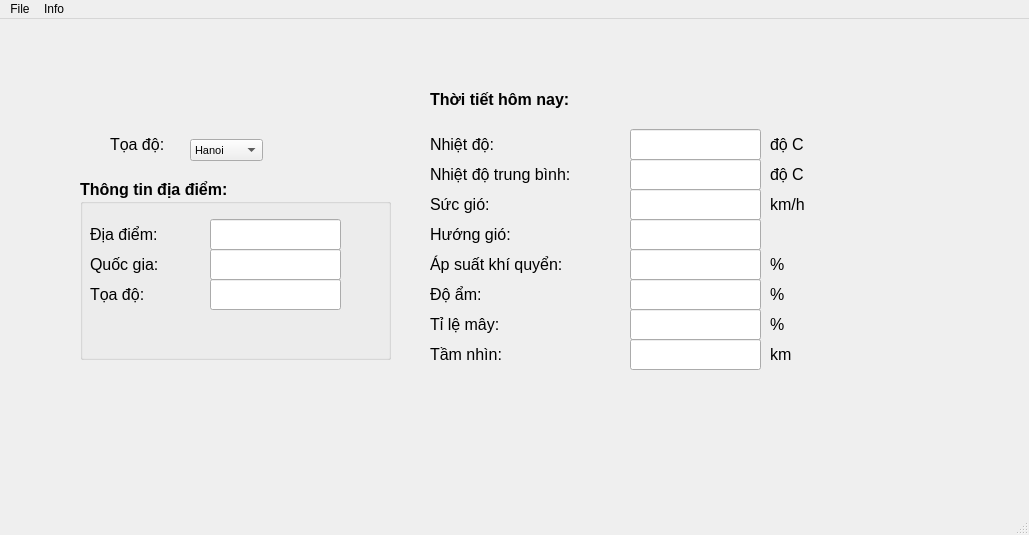
<?xml version="1.0" encoding="UTF-8"?>
<ui version="4.0">
 <class>MainWindow</class>
 <widget class="QMainWindow" name="MainWindow">
  <property name="geometry">
   <rect>
    <x>0</x>
    <y>0</y>
    <width>1029</width>
    <height>535</height>
   </rect>
  </property>
  <property name="windowTitle">
   <string>MainWindow</string>
  </property>
  <widget class="QWidget" name="centralwidget">
   <widget class="QLabel" name="label">
    <property name="geometry">
     <rect>
      <x>110</x>
      <y>110</y>
      <width>81</width>
      <height>31</height>
     </rect>
    </property>
    <property name="font">
     <font>
      <pointsize>12</pointsize>
     </font>
    </property>
    <property name="text">
     <string>Tọa độ:</string>
    </property>
   </widget>
   <widget class="QComboBox" name="comboBox_toa_do">
    <property name="geometry">
     <rect>
      <x>190</x>
      <y>120</y>
      <width>73</width>
      <height>22</height>
     </rect>
    </property>
    <property name="font">
     <font>
      <pointsize>8</pointsize>
     </font>
    </property>
    <item>
     <property name="text">
      <string>Hanoi</string>
     </property>
    </item>
    <item>
     <property name="text">
      <string>TP HCM</string>
     </property>
    </item>
   </widget>
   <widget class="QGroupBox" name="groupBox">
    <property name="geometry">
     <rect>
      <x>80</x>
      <y>160</y>
      <width>311</width>
      <height>181</height>
     </rect>
    </property>
    <property name="font">
     <font>
      <pointsize>12</pointsize>
      <weight>75</weight>
      <bold>true</bold>
     </font>
    </property>
    <property name="title">
     <string>Thông tin địa điểm:</string>
    </property>
    <widget class="QLabel" name="label_2">
     <property name="geometry">
      <rect>
       <x>10</x>
       <y>40</y>
       <width>91</width>
       <height>31</height>
      </rect>
     </property>
     <property name="font">
      <font>
       <pointsize>12</pointsize>
       <weight>50</weight>
       <bold>false</bold>
      </font>
     </property>
     <property name="text">
      <string>Địa điểm:</string>
     </property>
    </widget>
    <widget class="QLineEdit" name="lineEdit_location">
     <property name="geometry">
      <rect>
       <x>130</x>
       <y>40</y>
       <width>131</width>
       <height>31</height>
      </rect>
     </property>
     <property name="font">
      <font>
       <pointsize>13</pointsize>
      </font>
     </property>
     <property name="text">
      <string/>
     </property>
    </widget>
    <widget class="QLineEdit" name="lineEdit_nation">
     <property name="geometry">
      <rect>
       <x>130</x>
       <y>70</y>
       <width>131</width>
       <height>31</height>
      </rect>
     </property>
     <property name="font">
      <font>
       <pointsize>13</pointsize>
      </font>
     </property>
     <property name="text">
      <string/>
     </property>
    </widget>
    <widget class="QLineEdit" name="lineEdit_coordinates">
     <property name="geometry">
      <rect>
       <x>130</x>
       <y>100</y>
       <width>131</width>
       <height>31</height>
      </rect>
     </property>
     <property name="font">
      <font>
       <pointsize>13</pointsize>
      </font>
     </property>
     <property name="text">
      <string/>
     </property>
    </widget>
    <widget class="QLabel" name="label_3">
     <property name="geometry">
      <rect>
       <x>10</x>
       <y>70</y>
       <width>91</width>
       <height>31</height>
      </rect>
     </property>
     <property name="font">
      <font>
       <pointsize>12</pointsize>
       <weight>50</weight>
       <bold>false</bold>
      </font>
     </property>
     <property name="text">
      <string>Quốc gia:</string>
     </property>
    </widget>
    <widget class="QLabel" name="label_4">
     <property name="geometry">
      <rect>
       <x>10</x>
       <y>100</y>
       <width>91</width>
       <height>31</height>
      </rect>
     </property>
     <property name="font">
      <font>
       <pointsize>12</pointsize>
       <weight>50</weight>
       <bold>false</bold>
      </font>
     </property>
     <property name="text">
      <string>Tọa độ:</string>
     </property>
    </widget>
   </widget>
   <widget class="QLineEdit" name="lineEdit_wind_power">
    <property name="geometry">
     <rect>
      <x>630</x>
      <y>170</y>
      <width>131</width>
      <height>31</height>
     </rect>
    </property>
    <property name="font">
     <font>
      <pointsize>13</pointsize>
     </font>
    </property>
    <property name="text">
     <string/>
    </property>
   </widget>
   <widget class="QLineEdit" name="lineEdit_average_temperature">
    <property name="geometry">
     <rect>
      <x>630</x>
      <y>140</y>
      <width>131</width>
      <height>31</height>
     </rect>
    </property>
    <property name="font">
     <font>
      <pointsize>13</pointsize>
     </font>
    </property>
    <property name="text">
     <string/>
    </property>
   </widget>
   <widget class="QLineEdit" name="lineEdit_temperature">
    <property name="geometry">
     <rect>
      <x>630</x>
      <y>110</y>
      <width>131</width>
      <height>31</height>
     </rect>
    </property>
    <property name="font">
     <font>
      <pointsize>13</pointsize>
     </font>
    </property>
    <property name="text">
     <string/>
    </property>
   </widget>
   <widget class="QLabel" name="label_5">
    <property name="geometry">
     <rect>
      <x>430</x>
      <y>60</y>
      <width>221</width>
      <height>41</height>
     </rect>
    </property>
    <property name="font">
     <font>
      <pointsize>12</pointsize>
      <weight>75</weight>
      <bold>true</bold>
     </font>
    </property>
    <property name="text">
     <string>Thời tiết hôm nay:</string>
    </property>
   </widget>
   <widget class="QLabel" name="label_6">
    <property name="geometry">
     <rect>
      <x>430</x>
      <y>110</y>
      <width>191</width>
      <height>31</height>
     </rect>
    </property>
    <property name="font">
     <font>
      <pointsize>12</pointsize>
     </font>
    </property>
    <property name="text">
     <string>Nhiệt độ:</string>
    </property>
   </widget>
   <widget class="QLabel" name="label_7">
    <property name="geometry">
     <rect>
      <x>430</x>
      <y>140</y>
      <width>191</width>
      <height>31</height>
     </rect>
    </property>
    <property name="font">
     <font>
      <pointsize>12</pointsize>
     </font>
    </property>
    <property name="text">
     <string>Nhiệt độ trung bình:</string>
    </property>
   </widget>
   <widget class="QLineEdit" name="lineEdit_humidity">
    <property name="geometry">
     <rect>
      <x>630</x>
      <y>260</y>
      <width>131</width>
      <height>31</height>
     </rect>
    </property>
    <property name="font">
     <font>
      <pointsize>13</pointsize>
     </font>
    </property>
    <property name="text">
     <string/>
    </property>
   </widget>
   <widget class="QLineEdit" name="lineEdit_atmospheric_pressure">
    <property name="geometry">
     <rect>
      <x>630</x>
      <y>230</y>
      <width>131</width>
      <height>31</height>
     </rect>
    </property>
    <property name="font">
     <font>
      <pointsize>13</pointsize>
     </font>
    </property>
    <property name="text">
     <string/>
    </property>
   </widget>
   <widget class="QLineEdit" name="lineEdit_wind_direction">
    <property name="geometry">
     <rect>
      <x>630</x>
      <y>200</y>
      <width>131</width>
      <height>31</height>
     </rect>
    </property>
    <property name="font">
     <font>
      <pointsize>13</pointsize>
     </font>
    </property>
    <property name="text">
     <string/>
    </property>
   </widget>
   <widget class="QLabel" name="label_8">
    <property name="geometry">
     <rect>
      <x>430</x>
      <y>200</y>
      <width>191</width>
      <height>31</height>
     </rect>
    </property>
    <property name="font">
     <font>
      <pointsize>12</pointsize>
     </font>
    </property>
    <property name="text">
     <string>Hướng gió:</string>
    </property>
   </widget>
   <widget class="QLabel" name="label_9">
    <property name="geometry">
     <rect>
      <x>430</x>
      <y>170</y>
      <width>191</width>
      <height>31</height>
     </rect>
    </property>
    <property name="font">
     <font>
      <pointsize>12</pointsize>
     </font>
    </property>
    <property name="text">
     <string>Sức gió:</string>
    </property>
   </widget>
   <widget class="QLabel" name="label_10">
    <property name="geometry">
     <rect>
      <x>430</x>
      <y>230</y>
      <width>191</width>
      <height>31</height>
     </rect>
    </property>
    <property name="font">
     <font>
      <pointsize>12</pointsize>
     </font>
    </property>
    <property name="text">
     <string>Áp suất khí quyển:</string>
    </property>
   </widget>
   <widget class="QLabel" name="label_11">
    <property name="geometry">
     <rect>
      <x>430</x>
      <y>260</y>
      <width>191</width>
      <height>31</height>
     </rect>
    </property>
    <property name="font">
     <font>
      <pointsize>12</pointsize>
     </font>
    </property>
    <property name="text">
     <string>Độ ẩm:</string>
    </property>
   </widget>
   <widget class="QLineEdit" name="lineEdit_vision">
    <property name="geometry">
     <rect>
      <x>630</x>
      <y>320</y>
      <width>131</width>
      <height>31</height>
     </rect>
    </property>
    <property name="font">
     <font>
      <pointsize>13</pointsize>
     </font>
    </property>
    <property name="text">
     <string/>
    </property>
   </widget>
   <widget class="QLineEdit" name="lineEdit_cloud_ratio">
    <property name="geometry">
     <rect>
      <x>630</x>
      <y>290</y>
      <width>131</width>
      <height>31</height>
     </rect>
    </property>
    <property name="font">
     <font>
      <pointsize>13</pointsize>
     </font>
    </property>
    <property name="text">
     <string/>
    </property>
   </widget>
   <widget class="QLabel" name="label_12">
    <property name="geometry">
     <rect>
      <x>430</x>
      <y>320</y>
      <width>191</width>
      <height>31</height>
     </rect>
    </property>
    <property name="font">
     <font>
      <pointsize>12</pointsize>
     </font>
    </property>
    <property name="text">
     <string>Tầm nhìn:</string>
    </property>
   </widget>
   <widget class="QLabel" name="label_13">
    <property name="geometry">
     <rect>
      <x>430</x>
      <y>290</y>
      <width>191</width>
      <height>31</height>
     </rect>
    </property>
    <property name="font">
     <font>
      <pointsize>12</pointsize>
     </font>
    </property>
    <property name="text">
     <string>Tỉ lệ mây:</string>
    </property>
   </widget>
   <widget class="QLabel" name="label_14">
    <property name="geometry">
     <rect>
      <x>770</x>
      <y>170</y>
      <width>191</width>
      <height>31</height>
     </rect>
    </property>
    <property name="font">
     <font>
      <pointsize>12</pointsize>
     </font>
    </property>
    <property name="text">
     <string>km/h</string>
    </property>
   </widget>
   <widget class="QLabel" name="label_15">
    <property name="geometry">
     <rect>
      <x>770</x>
      <y>110</y>
      <width>191</width>
      <height>31</height>
     </rect>
    </property>
    <property name="font">
     <font>
      <pointsize>12</pointsize>
     </font>
    </property>
    <property name="text">
     <string>độ C</string>
    </property>
   </widget>
   <widget class="QLabel" name="label_16">
    <property name="geometry">
     <rect>
      <x>770</x>
      <y>260</y>
      <width>191</width>
      <height>31</height>
     </rect>
    </property>
    <property name="font">
     <font>
      <pointsize>12</pointsize>
     </font>
    </property>
    <property name="text">
     <string>%</string>
    </property>
   </widget>
   <widget class="QLabel" name="label_17">
    <property name="geometry">
     <rect>
      <x>770</x>
      <y>230</y>
      <width>191</width>
      <height>31</height>
     </rect>
    </property>
    <property name="font">
     <font>
      <pointsize>12</pointsize>
     </font>
    </property>
    <property name="text">
     <string>%</string>
    </property>
   </widget>
   <widget class="QLabel" name="label_18">
    <property name="geometry">
     <rect>
      <x>770</x>
      <y>290</y>
      <width>191</width>
      <height>31</height>
     </rect>
    </property>
    <property name="font">
     <font>
      <pointsize>12</pointsize>
     </font>
    </property>
    <property name="text">
     <string>%</string>
    </property>
   </widget>
   <widget class="QLabel" name="label_19">
    <property name="geometry">
     <rect>
      <x>770</x>
      <y>320</y>
      <width>191</width>
      <height>31</height>
     </rect>
    </property>
    <property name="font">
     <font>
      <pointsize>12</pointsize>
     </font>
    </property>
    <property name="text">
     <string>km</string>
    </property>
   </widget>
   <widget class="QLabel" name="label_21">
    <property name="geometry">
     <rect>
      <x>770</x>
      <y>140</y>
      <width>191</width>
      <height>31</height>
     </rect>
    </property>
    <property name="font">
     <font>
      <pointsize>12</pointsize>
     </font>
    </property>
    <property name="text">
     <string>độ C</string>
    </property>
   </widget>
  </widget>
  <widget class="QMenuBar" name="menubar">
   <property name="geometry">
    <rect>
     <x>0</x>
     <y>0</y>
     <width>1029</width>
     <height>26</height>
    </rect>
   </property>
   <widget class="QMenu" name="menuFile">
    <property name="title">
     <string>File</string>
    </property>
    <addaction name="actionReset"/>
    <addaction name="actionExit"/>
   </widget>
   <widget class="QMenu" name="menuInfo">
    <property name="title">
     <string>Info</string>
    </property>
    <addaction name="actionProduct"/>
    <addaction name="actionAuthor"/>
   </widget>
   <addaction name="menuFile"/>
   <addaction name="menuInfo"/>
  </widget>
  <widget class="QStatusBar" name="statusbar"/>
  <action name="actionReset">
   <property name="text">
    <string>Reset</string>
   </property>
  </action>
  <action name="actionExit">
   <property name="text">
    <string>Exit</string>
   </property>
  </action>
  <action name="actionProduct">
   <property name="text">
    <string>Product</string>
   </property>
  </action>
  <action name="actionAuthor">
   <property name="text">
    <string>Author</string>
   </property>
  </action>
 </widget>
 <resources/>
 <connections/>
</ui>
